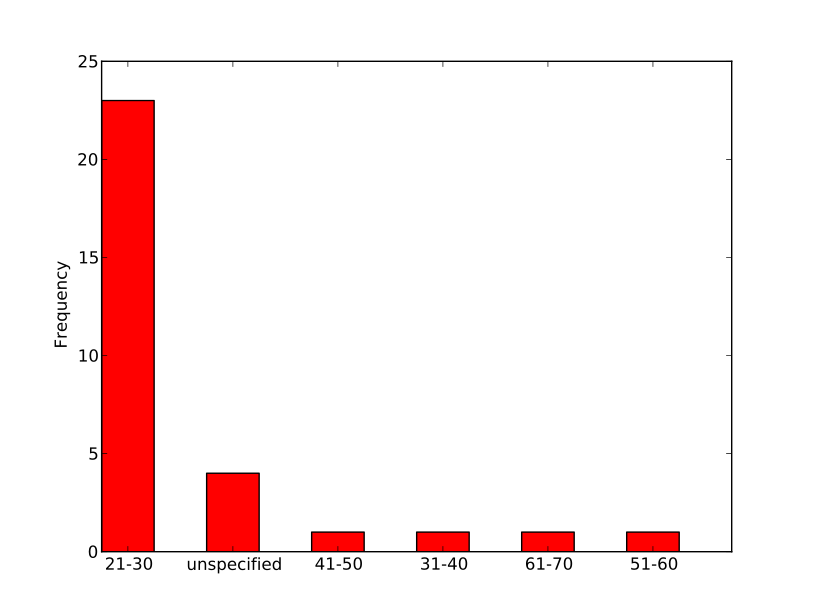

This figure's Python source:
#!/usr/bin/env python
import numpy as np
import matplotlib.pyplot as plt
import csv

data = csv.DictReader(open("annotator_demographics.csv"))
culture1 = [x['age'] for x in data]
plt.subplot(111)

labels = set(culture1)
freq = [culture1.count(x) for x in labels]
N = len(labels)

ind = np.arange(N)  # the x locations for the groups
width = 0.5       # the width of the bars

rects1 = plt.bar(ind, freq, width,
                    color='r')

plt.ylabel('Frequency')
#plt.title('Self-reported Primary Age for Annotators')
plt.xticks(ind+width/2., list(labels) )

#plt.legend( (rects1[0], rects2[0]), ('Men', 'Women') )

#plt.ylim([0,150])

plt.show()
